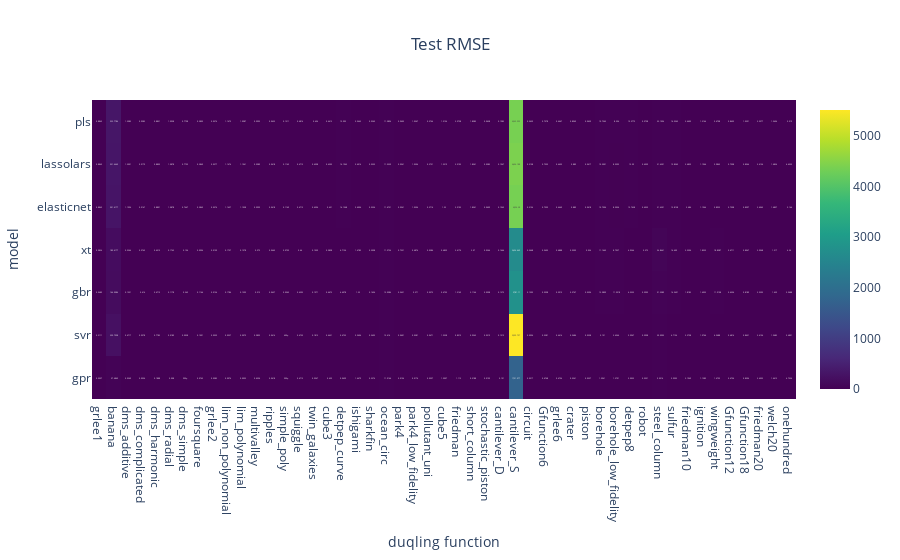
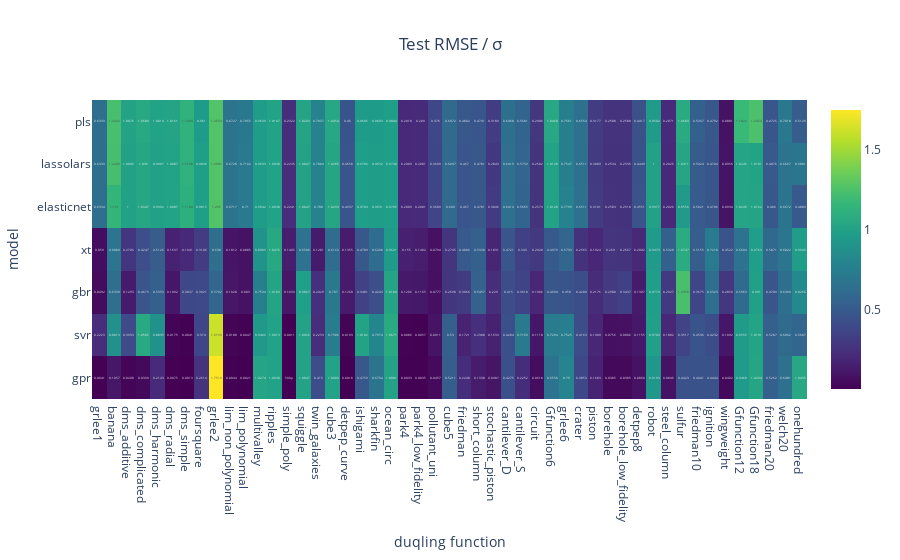
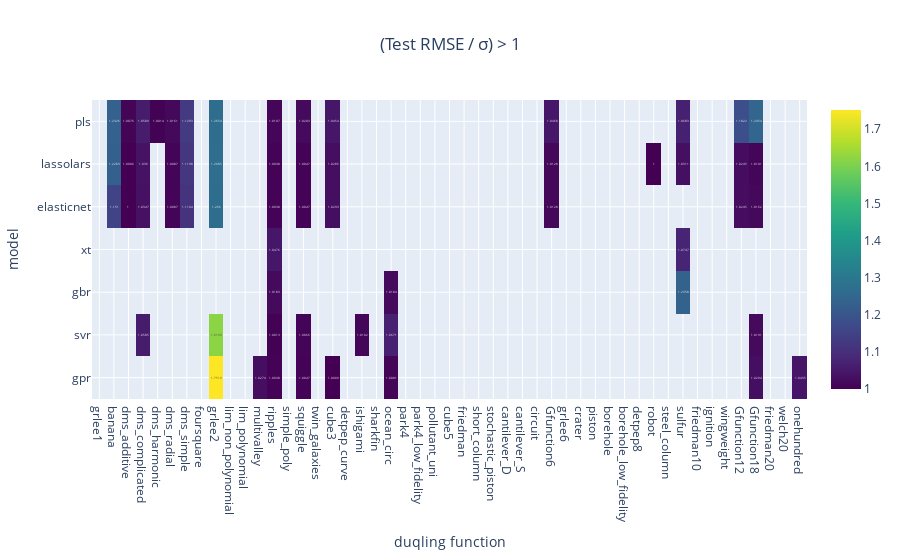
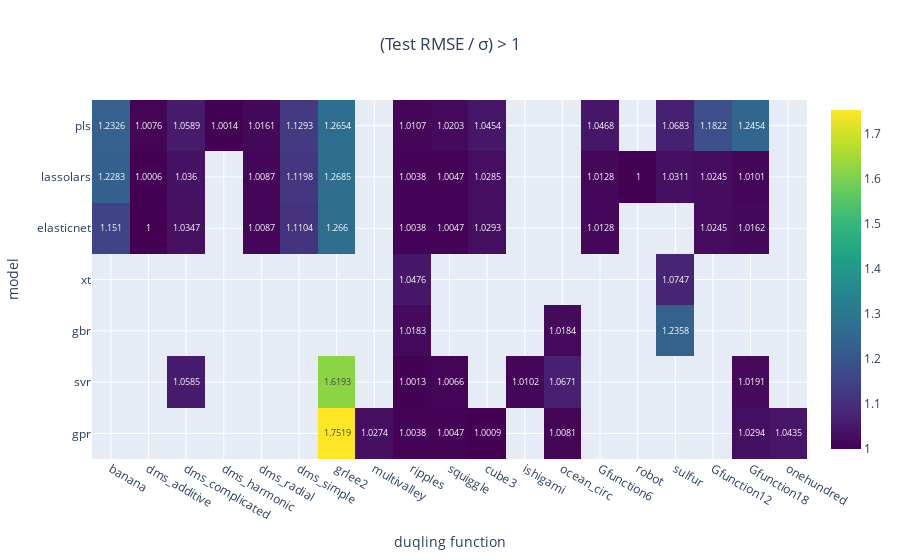

Notebook code cell kept with these figures, in order:
### Code cell
cols_to_drop = [
    # 'circuit', 'cantilever_S', 'banana', 'cube3_rotate', 'steel_column',
    'const_fn', 'const_fn3', 'const_fn15', 'cube3_rotate'
]
fig1 = heatmap(df_rmse.drop(cols_to_drop, axis=1), "Test RMSE")
fig2 = heatmap((df_rmse/df_std).drop(cols_to_drop, axis=1), "Test RMSE / \u03C3")
fig3 = heatmap((df_rmse/df_std)[(df_rmse/df_std).drop(cols_to_drop, axis=1)>1].drop(cols_to_drop, axis=1), "(Test RMSE / \u03C3) > 1")

df_filtered = (df_rmse/df_std)[(df_rmse/df_std).drop(cols_to_drop, axis=1)>1].drop(cols_to_drop, axis=1)
drop_cols = df_filtered.columns[df_filtered.isnull().all()]
fig4 = heatmap(df_filtered.drop(drop_cols, axis=1), "(Test RMSE / \u03C3) > 1")

fig1.show()
fig2.show()
fig3.show()
fig4.show()

### Figure 1 — Plotly figure (JSON) as saved in the notebook; plotly's stock layout.template omitted (floating-point values rounded to 4 significant figures; data arrays with more than 128 entries replaced by an {"elided": "..."} marker saying what was removed)
{"data": [{"coloraxis": "coloraxis", "hovertemplate": "function: %{x}<br>model: %{y}<br>color: %{z}<extra></extra>", "name": "0", "texttemplate": "%{z}", "type": "heatmap", "x": ["grlee1", "banana", "dms_additive", "dms_complicated", "dms_harmonic", "dms_radial", "dms_simple", "foursquare", "grlee2", "lim_non_polynomial", "lim_polynomial", "multivalley", "ripples", "simple_poly", "squiggle", "twin_galaxies", "cube3", "detpep_curve", "ishigami", "sharkfin", "ocean_circ", "park4", "park4_low_fidelity", "pollutant_uni", "cube5", "friedman", "short_column", "stochastic_piston", "cantilever_D", "cantilever_S", "circuit", "Gfunction6", "grlee6", "crater", "piston", "borehole", "borehole_low_fidelity", "detpep8", "robot", "steel_column", "sulfur", "friedman10", "ignition", "wingweight", "Gfunction12", "Gfunction18", "friedman20", "welch20", "onehundred"], "xaxis": "x", "y": ["pls", "lassolars", "elasticnet", "xt", "gbr", "svr", "gpr"], "yaxis": "y", "z": {"elided": "7x49 float values"}}], "layout": {"coloraxis": {"colorscale": [[0, "#440154"], [0.1111, "#482878"], [0.2222, "#3e4989"], [0.3333, "#31688e"], [0.4444, "#26828e"], [0.5556, "#1f9e89"], [0.6667, "#35b779"], [0.7778, "#6ece58"], [0.8889, "#b5de2b"], [1, "#fde725"]]}, "title": {"text": "Test RMSE", "x": 0.5, "xanchor": "center"}, "xaxis": {"anchor": "y", "domain": [0, 1], "title": {"text": "duqling function"}}, "yaxis": {"anchor": "x", "autorange": "reversed", "domain": [0, 1], "title": {"text": "model"}}}}

### Figure 2 — Plotly figure (JSON) as saved in the notebook; plotly's stock layout.template omitted (floating-point values rounded to 4 significant figures; data arrays with more than 128 entries replaced by an {"elided": "..."} marker saying what was removed)
{"data": [{"coloraxis": "coloraxis", "hovertemplate": "function: %{x}<br>model: %{y}<br>color: %{z}<extra></extra>", "name": "0", "texttemplate": "%{z}", "type": "heatmap", "x": ["grlee1", "banana", "dms_additive", "dms_complicated", "dms_harmonic", "dms_radial", "dms_simple", "foursquare", "grlee2", "lim_non_polynomial", "lim_polynomial", "multivalley", "ripples", "simple_poly", "squiggle", "twin_galaxies", "cube3", "detpep_curve", "ishigami", "sharkfin", "ocean_circ", "park4", "park4_low_fidelity", "pollutant_uni", "cube5", "friedman", "short_column", "stochastic_piston", "cantilever_D", "cantilever_S", "circuit", "Gfunction6", "grlee6", "crater", "piston", "borehole", "borehole_low_fidelity", "detpep8", "robot", "steel_column", "sulfur", "friedman10", "ignition", "wingweight", "Gfunction12", "Gfunction18", "friedman20", "welch20", "onehundred"], "xaxis": "x", "y": ["pls", "lassolars", "elasticnet", "xt", "gbr", "svr", "gpr"], "yaxis": "y", "z": {"elided": "7x49 float values"}}], "layout": {"coloraxis": {"colorscale": [[0, "#440154"], [0.1111, "#482878"], [0.2222, "#3e4989"], [0.3333, "#31688e"], [0.4444, "#26828e"], [0.5556, "#1f9e89"], [0.6667, "#35b779"], [0.7778, "#6ece58"], [0.8889, "#b5de2b"], [1, "#fde725"]]}, "title": {"text": "Test RMSE / σ", "x": 0.5, "xanchor": "center"}, "xaxis": {"anchor": "y", "domain": [0, 1], "title": {"text": "duqling function"}}, "yaxis": {"anchor": "x", "autorange": "reversed", "domain": [0, 1], "title": {"text": "model"}}}}

### Figure 3 — Plotly figure (JSON) as saved in the notebook; plotly's stock layout.template omitted (floating-point values rounded to 4 significant figures; data arrays with more than 128 entries replaced by an {"elided": "..."} marker saying what was removed)
{"data": [{"coloraxis": "coloraxis", "hovertemplate": "function: %{x}<br>model: %{y}<br>color: %{z}<extra></extra>", "name": "0", "texttemplate": "%{z}", "type": "heatmap", "x": ["grlee1", "banana", "dms_additive", "dms_complicated", "dms_harmonic", "dms_radial", "dms_simple", "foursquare", "grlee2", "lim_non_polynomial", "lim_polynomial", "multivalley", "ripples", "simple_poly", "squiggle", "twin_galaxies", "cube3", "detpep_curve", "ishigami", "sharkfin", "ocean_circ", "park4", "park4_low_fidelity", "pollutant_uni", "cube5", "friedman", "short_column", "stochastic_piston", "cantilever_D", "cantilever_S", "circuit", "Gfunction6", "grlee6", "crater", "piston", "borehole", "borehole_low_fidelity", "detpep8", "robot", "steel_column", "sulfur", "friedman10", "ignition", "wingweight", "Gfunction12", "Gfunction18", "friedman20", "welch20", "onehundred"], "xaxis": "x", "y": ["pls", "lassolars", "elasticnet", "xt", "gbr", "svr", "gpr"], "yaxis": "y", "z": {"elided": "7x49 float values"}}], "layout": {"coloraxis": {"colorscale": [[0, "#440154"], [0.1111, "#482878"], [0.2222, "#3e4989"], [0.3333, "#31688e"], [0.4444, "#26828e"], [0.5556, "#1f9e89"], [0.6667, "#35b779"], [0.7778, "#6ece58"], [0.8889, "#b5de2b"], [1, "#fde725"]]}, "title": {"text": "(Test RMSE / σ) > 1", "x": 0.5, "xanchor": "center"}, "xaxis": {"anchor": "y", "domain": [0, 1], "title": {"text": "duqling function"}}, "yaxis": {"anchor": "x", "autorange": "reversed", "domain": [0, 1], "title": {"text": "model"}}}}

### Figure 4 — Plotly figure (JSON) as saved in the notebook; plotly's stock layout.template omitted (floating-point values rounded to 4 significant figures; data arrays with more than 128 entries replaced by an {"elided": "..."} marker saying what was removed)
{"data": [{"coloraxis": "coloraxis", "hovertemplate": "function: %{x}<br>model: %{y}<br>color: %{z}<extra></extra>", "name": "0", "texttemplate": "%{z}", "type": "heatmap", "x": ["banana", "dms_additive", "dms_complicated", "dms_harmonic", "dms_radial", "dms_simple", "grlee2", "multivalley", "ripples", "squiggle", "cube3", "ishigami", "ocean_circ", "Gfunction6", "robot", "sulfur", "Gfunction12", "Gfunction18", "onehundred"], "xaxis": "x", "y": ["pls", "lassolars", "elasticnet", "xt", "gbr", "svr", "gpr"], "yaxis": "y", "z": {"elided": "7x19 float values"}}], "layout": {"coloraxis": {"colorscale": [[0, "#440154"], [0.1111, "#482878"], [0.2222, "#3e4989"], [0.3333, "#31688e"], [0.4444, "#26828e"], [0.5556, "#1f9e89"], [0.6667, "#35b779"], [0.7778, "#6ece58"], [0.8889, "#b5de2b"], [1, "#fde725"]]}, "title": {"text": "(Test RMSE / σ) > 1", "x": 0.5, "xanchor": "center"}, "xaxis": {"anchor": "y", "domain": [0, 1], "title": {"text": "duqling function"}}, "yaxis": {"anchor": "x", "autorange": "reversed", "domain": [0, 1], "title": {"text": "model"}}}}
